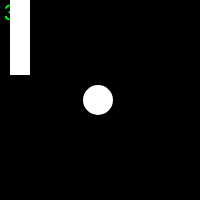
Frame 1 (no input)
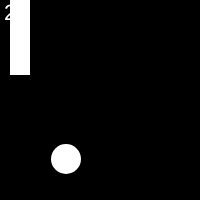
Frame 60 (no input)
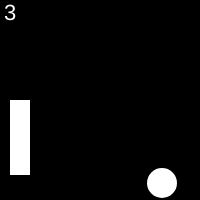
Frame 120 (the mouse pressed at the canvas centre since frame 60)

The p5.js sketch that drew these frames (run headless with seeded random() and noise() and a simulated clock; from frame 60 on, the mouse is pressed at the canvas centre):

// p5.js sketch
// ── sketch.js
var ballX = 100;
var ballY = 100;

var ballXV = -4;
var ballYV = 1;

var rectX = 10;
var rectY = 10;
var rectH = 75; // paddle height

var lives = 3;

function setup() {
  createCanvas(200, 200);
  background(0);
  noStroke();
  fill(0, 255, 0);  
}

function draw() {
  background(0);
  setText();
  setShapes();    
  bounceCheck();
  increment();
  scoreCheck();  
}

function increment() {  
  ballX += ballXV;  
  ballY += ballYV;
  
  // every 10 seconds (600 frames at 60fps) the ball speeds up
  if(frameCount % 600 == 0) {
    ballXV = ballXV * 2;
  }
}

function mouseMoved() {
  rectY = mouseY;
}

function ball(x, y) {
  ellipse(x - 2, y, 30, 30);
  ellipse(x, y, 15, 15);
}

function setShapes() {
  fill(255);
  rect(rectX, rectY, 20, rectH);
  ball(ballX, ballY);
}

function sliderBounce() {
  // is the ball between the top and bottom of the paddle?
  if(rectY < ballY && rectY + rectH > ballY) {
    ballXV = ballXV * -1;
    lives += 1;
  }
}

function wallBounce() {
  ballXV = ballXV * -1;
}

function bounceCheck() {
  if(ballY < 0 || ballY > 200) {
    ballYV = ballYV * -1;
  }
  
  if(ballX < 40 && ballXV < 0) {
    sliderBounce();
  }
  
  if(ballX > 200 && ballXV > 0) {
    wallBounce();
  }
  
  if(ballX < 0) {
    ballX = 200;
    lives -= 1;
  }
}

function scoreCheck() {
  if(lives == 0) {
    noLoop();
    lives = "YOU LOSE";
  }
  
  if(lives == 10) {
    noLoop();
    lives = "YOU WIN";
  }
}

function setText() {
  textAlign(CENTER);
  textSize(22);
  text(lives, 10, 20);
}
